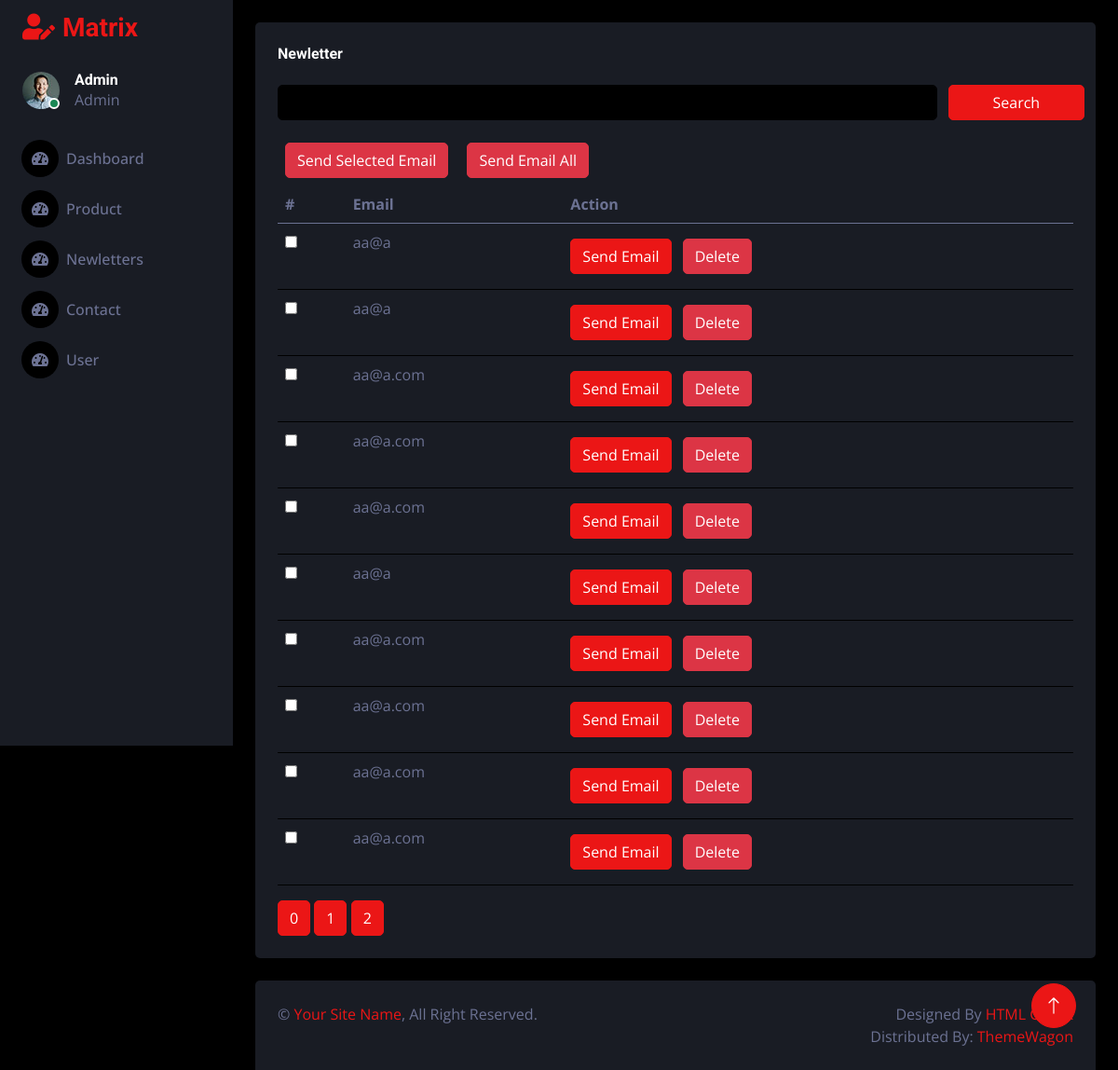
The app's page /admin/newletter.php (signed in) with its own data.
### tables this page shows
CREATE TABLE `users` (
  `id` int(11) NOT NULL,
  `username` varchar(10) NOT NULL,
  `password` varchar(10) NOT NULL,
  `active` bit(1) NOT NULL
);

CREATE TABLE `newletters` (
  `id` int(11) NOT NULL,
  `type` bit(1) NOT NULL,
  `email` varchar(300) NOT NULL
);

### admin/auth.php (called while the page is built, shortened)
<?php
    function getUser() {
        return $_SESSION[isAuth];
    }
?>

### database.php (called while the page is built, shortened)
<?php
    $connection = NULL;
    function query($sql, $params = NULL) {
        global $connection;
        try {
            $stmt = $connection->prepare($sql);
            if ($params != NULL) {
                foreach ($params as $name => $value) {
                    $stmt->bindValue($name, $value);
                }
            }
            $stmt->execute();
            $stmt->setFetchMode(PDO::FETCH_ASSOC);
            return $stmt->fetchAll();
        }
        catch(PDOException $ex) {
            return NULL;
        }
    }

### admin/pagination.php (called while the page is built, shortened)
<?php
    $items = [];
    $pagSize = 4;
    if ($pagOffset == NULL) {
        $pagOffset = 0;
    }
    function getPagSize(){
        global $items, $pagSize;
        return count($items) / $pagSize;
    }
    function getPag() {
        global $items, $pagOffset, $pagSize;
        return array_slice($items, $pagOffset * $pagSize, $pagSize);
    }
?>

### admin/newletter.php (the view, shortened to what this page needs)
<?php
    require_once(getPath("/database.php"));
    require_once(getPath("/admin/auth.php"));
    require_once(getPath("/admin/pagination.php"));
    try {
        $pagSize = 10;
        if ($search != NULL) {
            $items = query("SELECT * FROM newletters WHERE email LIKE :email", array(
                ':email' => $search
            ));
        }
        else {
            $items = query('SELECT * FROM newletters');
        }
        $newletters = getPag();
    }
    catch(PDOException $ex) {
    }
?>
<!DOCTYPE html>
<html lang="en">
<head>
    <link href="https://cdnjs.cloudflare.com/ajax/libs/font-awesome/5.10.0/css/all.min.css" rel="stylesheet">
    <link href="https://cdn.jsdelivr.net/npm/bootstrap-icons@1.4.1/font/bootstrap-icons.css" rel="stylesheet">
    <link href="lib/owlcarousel/assets/owl.carousel.min.css" rel="stylesheet">
    <link href="lib/tempusdominus/css/tempusdominus-bootstrap-4.min.css" rel="stylesheet" />
    <link href="css/bootstrap.min.css" rel="stylesheet">
    <link href="css/style.css" rel="stylesheet">
</head>
<body>
    <div class="container-fluid position-relative d-flex p-0">
        <?php include_once 'layouts/sidebar.php'; ?>
        <div class="content">
            <div class="container-fluid pt-4 px-4">
                <div class="row g-4">
                    <div class="col-12">
                        <div class="bg-secondary rounded h-100 p-4">
                            <h6 class="mb-4">Newletter</h6>
                            <form class="d-block mr" method="get" action="<?php purging($_SERVER['PHP_SELF']); ?>">
                                <div class="row mb-3">
                                    <div class="col-sm-10">
                                        <input name="search" type="text" class="form-control" value="<?php echo $search; ?>">
                                    </div>
                                    <input type="submit" class="btn btn-primary col-sm-2 col-form-label" value="Search">
                                </div>
                            </form>
                            <form method="post" action="newletter/sendemail.php">
                                <div class="table-responsive">
                                    <input type="submit" class="btn btn-danger m-2" value="Send Selected Email">
                                    <form method="post" action="newletter/sendemail.php">
                                        <input type="submit" class="btn btn-danger m-2" value="Send Email All">
                                    </form>
                                    <table class="table">
                                        <thead>
                                            <tr>
                                                <th scope="col">#</th>
                                                <th scope="col">Email</th>
                                                <th scope="col">Action</th>
                                            </tr>
                                        </thead>
                                        <tbody>
                                            <?php for ($i = 0, $size = count($newletters); $i < $size; $i++) { ?>
                                            <tr>
                                                <th scope="row"><input name="emails[]" type="checkbox" value="<?php echo $newletters[$i]['email']; ?>"></th>
                                                <td><?php echo $newletters[$i]['email']; ?></td>
                                                <td>
                                                    <form method="post" action="newletter/sendemail.php">
                                                        <input type="submit" class="btn btn-primary" value="Send Email">
                                                        <a href="newletter/delete.php?id=<?php echo $newletters[$i]['id']; ?>" class="btn btn-danger m-2">Delete</a>
                                                    </form>
                                                </td>
                                            </tr>
                                            <?php } ?>
                                        </tbody>
                                    </table>
                                    <div>
                                        <?php for ($i = 0, $pagSize= getPagSize(); $i < $pagSize; $i++) { ?>
                                            <a class="btn btn-primary" href="newletter.php?page=<?php echo $i; ?><?php echo $search != NULL ? "&search=$search" : ""; ?>"><?php echo $i; ?></a>
                                        <?php } ?>
                                    </div>
                                </div>
                            </form>
                        </div>
                    </div>
                </div>
            </div>
            <div class="container-fluid pt-4 px-4">
                <div class="bg-secondary rounded-top p-4">
                    <div class="row">
                        <div class="col-12 col-sm-6 text-center text-sm-start">
                            &copy; <a href="#">Your Site Name</a>, All Right Reserved.
                        </div>
                        <div class="col-12 col-sm-6 text-center text-sm-end">
                            Designed By <a href="https://htmlcodex.com">HTML Codex</a>
                            <br>Distributed By: <a href="https://themewagon.com" target="_blank">ThemeWagon</a>
                        </div>
                    </div>
                </div>
            </div>
        </div>
        <a href="#" class="btn btn-lg btn-primary btn-lg-square back-to-top"><i class="bi bi-arrow-up"></i></a>
    </div>
</body>
</html>

### admin/layouts/sidebar.php (shortened to what this page needs)
<?php
    require_once(getPath("/database.php"));
    require_once(getPath("/admin/auth.php"));
    $suser = query('SELECT * FROM users WHERE id=:id', array(
        ":id" => getUser()
    ));
    if (count($suser) < 0) {
        redirect('../404.html');
    }
    else {
        $suser = $suser[0];
    }
?>
<div class="sidebar pe-4 pb-3">
    <nav class="navbar bg-secondary navbar-dark">
        <a href="index.php" class="navbar-brand mx-4 mb-3">
            <h3 class="text-primary"><i class="fa fa-user-edit me-2"></i>Matrix</h3>
        </a>
        <div class="d-flex align-items-center ms-4 mb-4">
            <div class="position-relative">
                <img class="rounded-circle" src="img/user.jpg" alt="" style="width: 40px; height: 40px;">
                <div class="bg-success rounded-circle border border-2 border-white position-absolute end-0 bottom-0 p-1"></div>
            </div>
            <div class="ms-3">
                <h6 class="mb-0"><?php echo ucfirst($suser['username']); ?></h6>
                <span>Admin</span>
            </div>
        </div>
        <div class="navbar-nav w-100">
            <a href="index.php" class="nav-item nav-link"><i class="fa fa-tachometer-alt me-2"></i>Dashboard</a>
            <a href="/product.php" class="nav-item nav-link"><i class="fa fa-tachometer-alt me-2"></i>Product</a>
            <a href="/product.php" class="nav-item nav-link"><i class="fa fa-tachometer-alt me-2"></i>Newletters</a>
            <a href="/product.php" class="nav-item nav-link"><i class="fa fa-tachometer-alt me-2"></i>Contact</a>
            <a href="/product.php" class="nav-item nav-link"><i class="fa fa-tachometer-alt me-2"></i>User</a>
        </div>
    </nav>
</div>

### admin/css/style.css (style rules this page uses)
:root { --primary: #EB1616; --secondary: #191C24; --light: #6C7293; --dark: #000000; }
.back-to-top { position: fixed; display: none; right: 45px; bottom: 45px; z-index: 99; }
.btn { transition: .5s; }
.btn-lg-square { width: 48px; height: 48px; }
.btn-square, .btn-sm-square, .btn-lg-square { padding: 0; display: inline-flex; align-items: center; justify-content: center; font-weight: normal; border-radius: 50px; }
.sidebar { position: fixed; top: 0; left: 0; bottom: 0; width: 250px; height: 100vh; overflow-y: auto; background: var(--secondary); transition: 0.5s; z-index: 999; }
.content { margin-left: 250px; min-height: 100vh; background: var(--dark); transition: 0.5s; }
@media (min-width: 992px) { .sidebar { margin-left: 0; } }
@media (min-width: 992px) { .content { width: calc(100% - 250px); } }
.sidebar .navbar .navbar-nav .nav-link { padding: 7px 20px; color: var(--light); font-weight: 500; border-left: 3px solid var(--secondary); border-radius: 0 30px 30px 0; outline: none; }
.sidebar .navbar .navbar-nav .nav-link i { width: 40px; height: 40px; display: inline-flex; align-items: center; justify-content: center; background: var(--dark); border-radius: 40px; }

### records on screen
users: username "Admin"
newletters: email "aa@a"
newletters: email "aa@a"
newletters: email "aa@a.com"
newletters: email "aa@a.com"
newletters: email "aa@a.com"
newletters: email "aa@a"
newletters: email "aa@a.com"
newletters: email "aa@a.com"
newletters: email "aa@a.com"
newletters: email "aa@a.com"
